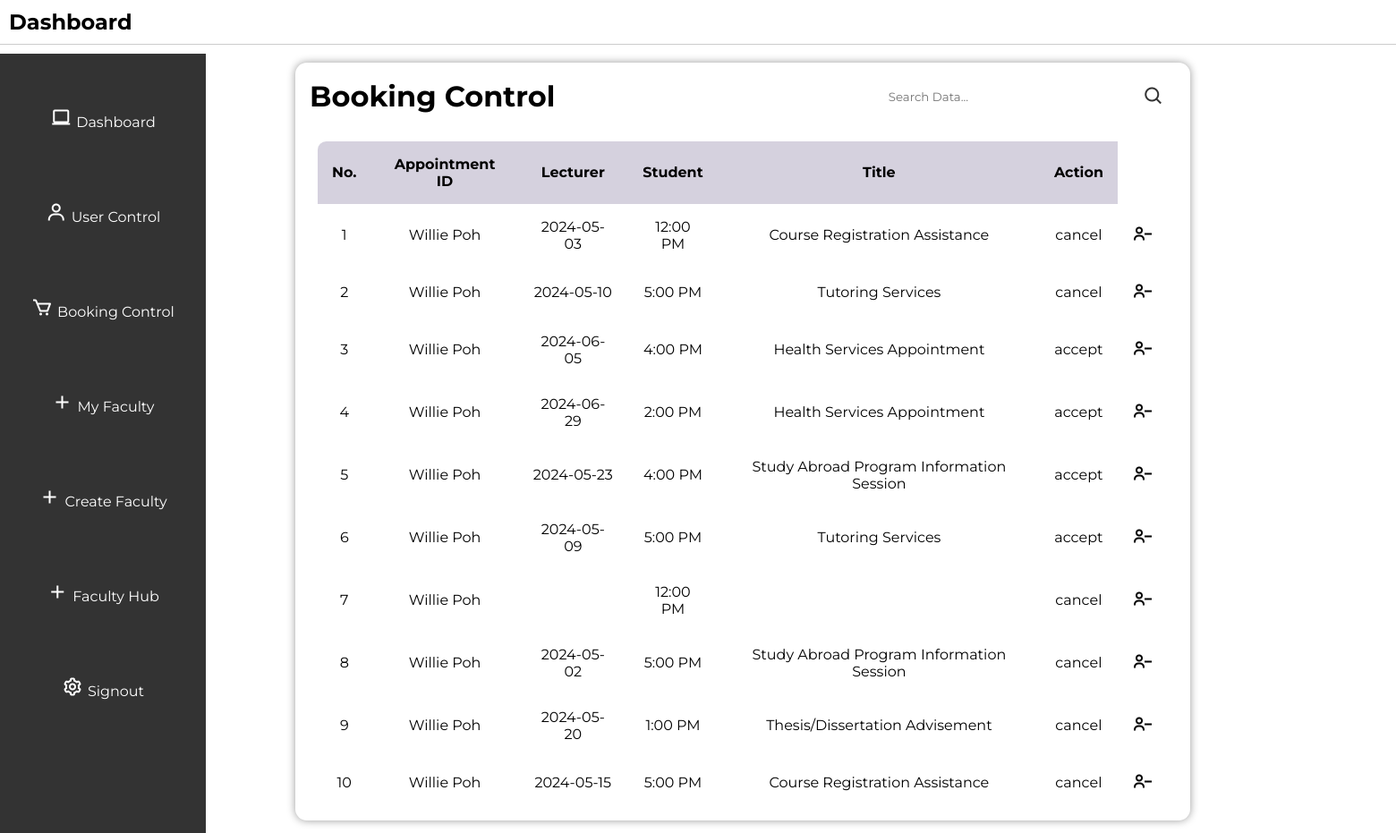
Page /appointmentcontrol on the earlier database version.
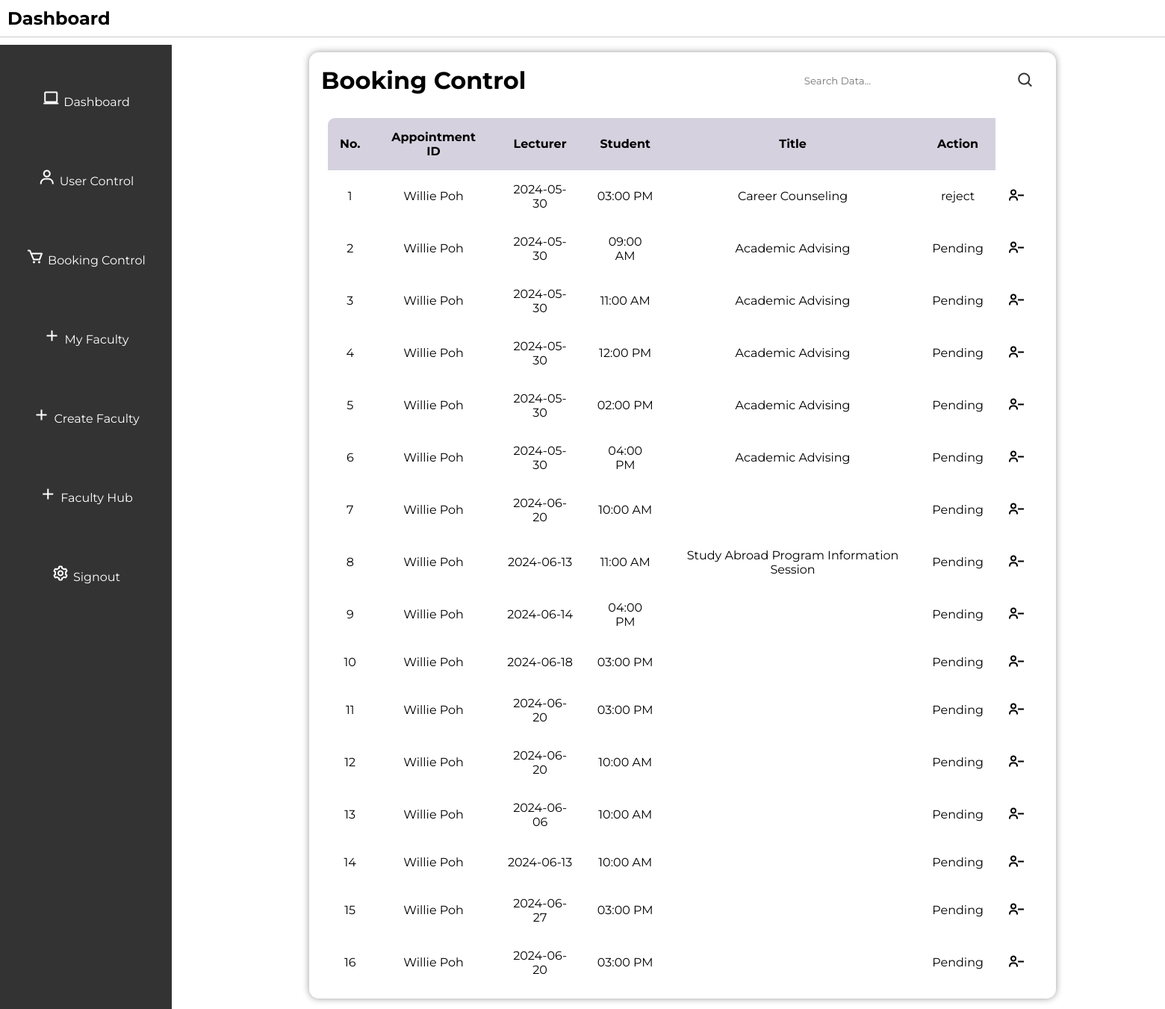
Same page on the later database version.
### tables this page shows
CREATE TABLE appointments (
        id INTEGER PRIMARY KEY AUTOINCREMENT,
        booking_id INTEGER NOT NULL,
        student TEXT NOT NULL,
        lecturer TEXT NOT NULL,
        appointment_date TEXT NOT NULL,
        appointment_time TEXT NOT NULL,
        purpose TEXT NOT NULL,
        status TEXT NOT NULL,
        FOREIGN KEY (student) REFERENCES users (username),
        FOREIGN KEY (lecturer) REFERENCES users (username)
    );

### app.py (the view)
@app.route("/appointmentcontrol", methods=["GET", "POST"])
def appointmentcontrol():
    conn = get_db_connection()
    cursor = conn.cursor()
    cursor.execute(
        "SELECT id, lecturer, student, appointment_date, purpose, status, appointment_time FROM appointments"
    )
    appointments = cursor.fetchall()
    cursor.close()
    conn.close()
    return render_template("appointment_control.html", appointments=appointments)

### app.py (called while the page is built)
def get_db_connection():
    con = sqlite3.connect("database.db")
    con.row_factory = sqlite3.Row
    return con

### templates/appointment_control.html (shortened to what this page needs)
<!DOCTYPE html>
<html lang="en">
<head>
    <link rel="stylesheet" href="../static/style.css">
    <link href='https://unpkg.com/boxicons@2.1.4/css/boxicons.min.css'rel='stylesheet'>
</head>
<body>
    <header>
        <h2>Dashboard</h2>
    </header>
    <div class="sidebar">
        <ul>
            <li><i class='bx bx-laptop'></i><a href="/admin">Dashboard</a></li>
            <li><i class='bx bx-user'></i><a href="/usercontrol">User Control</a></li>
            <li><i class='bx bx-cart'></i><a href="/appointmentcontrol">Booking Control</a></li>
            <li><i class='bx bx-plus'></i><a href="/faculty">My Faculty</a></li>
            <li><i class='bx bx-plus'></i><a href="/createfacultyhub">Create Faculty</a></li>
            <li><i class='bx bx-plus'></i><a href="/facultyhub">Faculty Hub</a></li>
            <li><i class='bx bx-cog' ></i><a href="/logout">Signout</a></li>
        </ul>
    </div>
    <div class="user-main">
        <div class="table" id="customers_table">
            <div class="table__header">
                <h1>Booking Control</h1>
                <div class="input-group">
                    <input type="search" placeholder="Search Data...">
                    <i class='bx bx-search'></i>
                </div>
            </div>
            <div class="table__body">
                <table>
                    <thead>
                        <tr>
                            <th> No. </th>
                            <th> Appointment ID </th>
                            <th> Lecturer </th>
                            <th> Student </th>
                            <th> Title </th>
                            <th> Action </th>
                        </tr>
                    </thead>
                    <tbody>
                        {% for appointment in appointments %}
                        <tr>
                            <td>{{ loop.index }}</td>
                            <td>{{ appointment['lecturer'] }}</td>
                            <td>{{ appointment['appointment_date'] }}</td>
                            <td>{{ appointment['appointment_time'] }}</td>
                            <td>{{ appointment['purpose'] }}</td>
                            <td>{{ appointment['status'] }}</td>
                            <td>
                                <form method="post" action="/delete_booking">
                                    <button type="submit"><i class='bx bx-user-minus'></i></button>
                                </form>
                            </td>
                        </tr>
                        {% endfor %}
                    </tbody>
                </table>
            </div>
        </div>
    </div>
</body>
</html>

### static/style.css (style rules this page uses)
* { margin: 0; padding: 0; box-sizing: border-box; font-family: 'Montserrat'; }
body { font-family: 'Montserrat', sans-serif; background-color: white; justify-content: center; align-items: center; margin: 0; padding: 0; min-width: 100vh; }
.bx { font-size: 24px; color: #333; }
header { display: flex; justify-content: space-between; align-items: center; padding: 10px; background-color: #ffffff; border-bottom: 1px solid #ccc; position: relative; top: 0; width: 100%; }
header h2 { font-size: 24px; }
.sidebar { height: calc(200vh - 60px); width: 230px; position: absolute; top: 60px; left: 0; background-color: #333; padding-top: 20px; overflow-y: auto; }
.sidebar ul { list-style-type: none; }
.sidebar ul li { padding: 40px 0; text-align: center; }
.sidebar ul li a { color: #fff; text-decoration: none; }
.sidebar i { color: white; margin-right: 5px; }
.table { position: relative; width: 1000px; box-shadow: 0 0 10px rgba(0, 0, 0, 0.4); border-radius: 12.8px; display: flex; justify-content: center; flex-direction: column; margin-top: 20px; left: 20%; }
.table__header { width: 100%; height: 10%; padding: 12.8px 16px; display: flex; justify-content: space-between; align-items: center; }
.table__header .input-group { width: 35%; height: 100%; padding: 12.8px; border-radius: 32px; display: flex; justify-content: center; align-items: center; transition: .2s; }
.table__header .input-group input { width: 100%; padding: 0 8px 0 4.8px; background-color: transparent; border: none; outline: none; }
.table__body { width: 95%; max-height: calc(89vh - 16px); background-color: #fffb; margin: 12.8px auto; border-radius: 9.6px; overflow: auto; overflow: overlay; }
table { width: 100%; }
table, th, td { border-collapse: collapse; padding: 16px; text-align: center; }
thead th { position: sticky; top: 0; left: 0; background-color: #d5d1defe; text-transform: capitalize; }
.table__body button { background-color: transparent; border: none; color: black; justify-content: center; }
.table__body i { border: none; color: black; }

Differences in the rows shown:
changed appointments: appointment_date "2024-05-03" → "2024-05-30"; appointment_time "12:00 PM" → "03:00 PM"; purpose "Course Registration Assistance" → "Career Counseling"; status "cancel" → "reject"
added appointments: lecturer "Willie Poh", appointment_date "2024-05-30", appointment_time "09:00 AM", purpose "Academic Advising", status "Pending"
added appointments: lecturer "Willie Poh", appointment_date "2024-05-30", appointment_time "11:00 AM", purpose "Academic Advising", status "Pending"
added appointments: lecturer "Willie Poh", appointment_date "2024-05-30", appointment_time "12:00 PM", purpose "Academic Advising", status "Pending"
added appointments: lecturer "Willie Poh", appointment_date "2024-05-30", appointment_time "02:00 PM", purpose "Academic Advising", status "Pending"
changed appointments (number 6 of 16 on the later page): appointment_date "2024-05-10" → "2024-05-30"; appointment_time "5:00 PM" → "04:00 PM"; purpose "Tutoring Services" → "Academic Advising"; status "cancel" → "Pending"
changed appointments (number 7 of 16 on the later page): appointment_date "2024-06-05" → "2024-06-20"; appointment_time "4:00 PM" → "10:00 AM"; status "accept" → "Pending"; purpose "Health Services Appointment" → (not shown)
changed appointments: appointment_date "2024-06-29" → "2024-06-13"; appointment_time "2:00 PM" → "11:00 AM"; purpose "Health Services Appointment" → "Study Abroad Program Information Session"; status "accept" → "Pending"
changed appointments (number 9 of 16 on the later page): appointment_date "2024-05-23" → "2024-06-14"; appointment_time "4:00 PM" → "04:00 PM"; status "accept" → "Pending"; purpose "Study Abroad Program Information Session" → (not shown)
changed appointments (number 10 of 16 on the later page): appointment_date "2024-05-09" → "2024-06-18"; appointment_time "5:00 PM" → "03:00 PM"; status "accept" → "Pending"; purpose "Tutoring Services" → (not shown)
changed appointments (number 11 of 16 on the later page): appointment_date (not shown) → "2024-06-20"; appointment_time "12:00 PM" → "03:00 PM"; status "cancel" → "Pending"
changed appointments (number 12 of 16 on the later page): appointment_date "2024-05-02" → "2024-06-20"; appointment_time "5:00 PM" → "10:00 AM"; status "cancel" → "Pending"; purpose "Study Abroad Program Information Session" → (not shown)
changed appointments (number 13 of 16 on the later page): appointment_date "2024-05-20" → "2024-06-06"; appointment_time "1:00 PM" → "10:00 AM"; status "cancel" → "Pending"; purpose "Thesis/Dissertation Advisement" → (not shown)
added appointments: lecturer "Willie Poh", appointment_date "2024-06-13", appointment_time "10:00 AM", status "Pending"
added appointments: lecturer "Willie Poh", appointment_date "2024-06-27", appointment_time "03:00 PM", status "Pending"
changed appointments (number 16 of 16 on the later page): appointment_date "2024-05-15" → "2024-06-20"; appointment_time "5:00 PM" → "03:00 PM"; status "cancel" → "Pending"; purpose "Course Registration Assistance" → (not shown)
